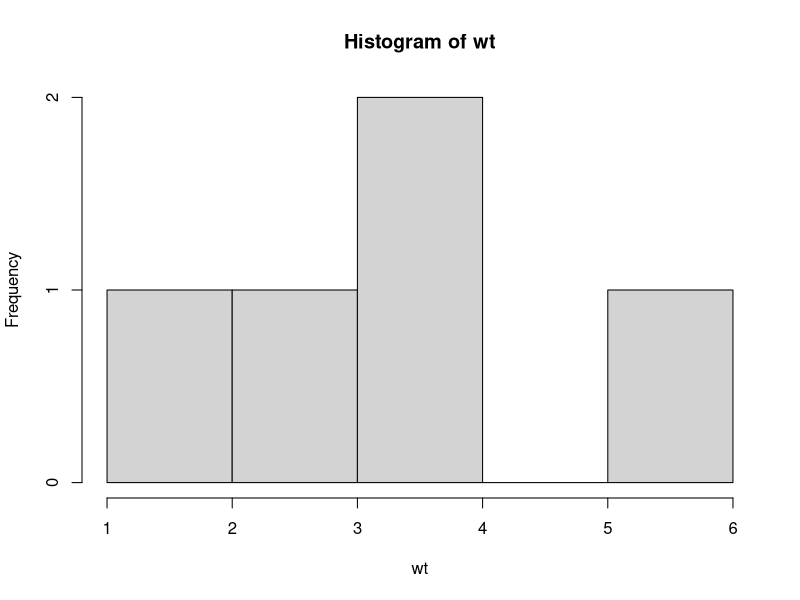
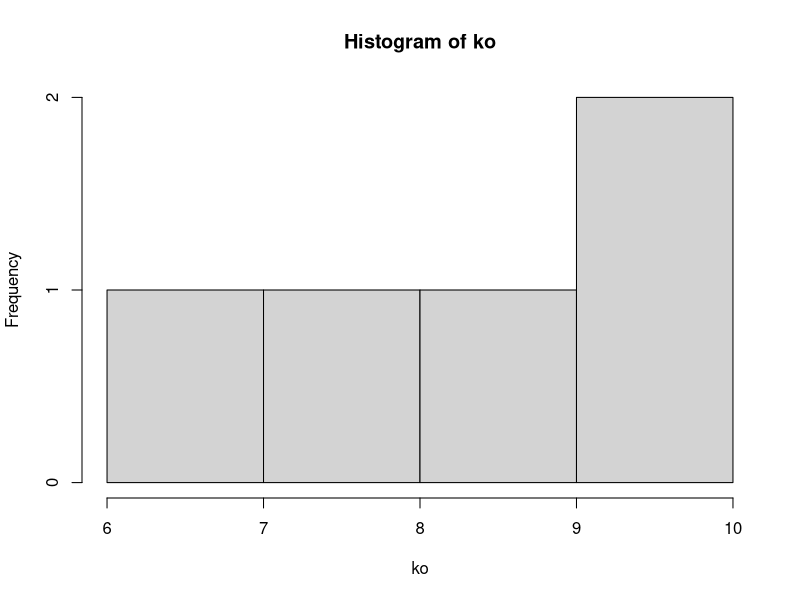
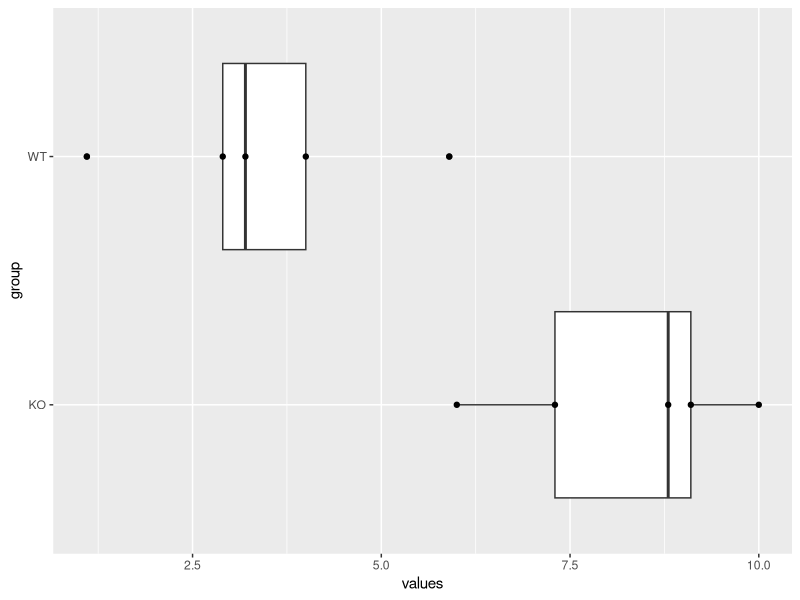

Recreate these plots in R, in order.
## EXAMPLE SCRIPT

# read in data

wt <- c(1.1,2.9,3.2,4.0,5.9)
ko <- c(6.0,7.3,8.8,9.1,10.0)

# example distribution 
hist(wt)
hist(ko)

mean(wt)
mean(ko)
8/3

# perform rank sum test
wilcox.test(wt,ko)

# plot data 
library(tidyverse)
data <- data.frame(values=c(wt,ko),group=c(rep("WT",5),rep("KO",5)))
ggplot(data,aes(x=values,y=group)) + geom_boxplot() + geom_point()
